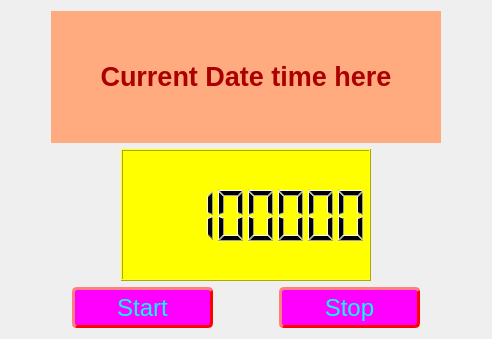
<?xml version="1.0" encoding="UTF-8"?>
<ui version="4.0">
 <class>Form</class>
 <widget class="QWidget" name="Form">
  <property name="geometry">
   <rect>
    <x>0</x>
    <y>0</y>
    <width>492</width>
    <height>339</height>
   </rect>
  </property>
  <property name="font">
   <font>
    <pointsize>20</pointsize>
   </font>
  </property>
  <property name="windowTitle">
   <string>Form</string>
  </property>
  <layout class="QGridLayout" name="gridLayout">
   <item row="0" column="0">
    <layout class="QVBoxLayout" name="verticalLayout_2">
     <item>
      <layout class="QHBoxLayout" name="horizontalLayout_2" stretch="0,2,0">
       <item>
        <spacer name="horizontalSpacer_4">
         <property name="orientation">
          <enum>Qt::Horizontal</enum>
         </property>
         <property name="sizeHint" stdset="0">
          <size>
           <width>40</width>
           <height>20</height>
          </size>
         </property>
        </spacer>
       </item>
       <item>
        <widget class="QLabel" name="disp_label">
         <property name="minimumSize">
          <size>
           <width>301</width>
           <height>71</height>
          </size>
         </property>
         <property name="font">
          <font>
           <pointsize>18</pointsize>
           <italic>false</italic>
           <bold>true</bold>
          </font>
         </property>
         <property name="styleSheet">
          <string notr="true">background-color: rgb(255, 170, 127);
border-color: rgb(0, 255, 255);
border-width: 10px;</string>
         </property>
         <property name="text">
          <string>&lt;html&gt;&lt;head/&gt;&lt;body&gt;&lt;p align=&quot;center&quot;&gt;&lt;span style=&quot; font-size:20pt; font-weight:700; color:#aa0000;&quot;&gt;Current Date time here&lt;/span&gt;&lt;/p&gt;&lt;/body&gt;&lt;/html&gt;</string>
         </property>
         <property name="alignment">
          <set>Qt::AlignCenter</set>
         </property>
        </widget>
       </item>
       <item>
        <spacer name="horizontalSpacer_5">
         <property name="orientation">
          <enum>Qt::Horizontal</enum>
         </property>
         <property name="sizeHint" stdset="0">
          <size>
           <width>40</width>
           <height>20</height>
          </size>
         </property>
        </spacer>
       </item>
      </layout>
     </item>
     <item>
      <layout class="QHBoxLayout" name="horizontalLayout_3">
       <item>
        <spacer name="horizontalSpacer_6">
         <property name="orientation">
          <enum>Qt::Horizontal</enum>
         </property>
         <property name="sizeHint" stdset="0">
          <size>
           <width>40</width>
           <height>20</height>
          </size>
         </property>
        </spacer>
       </item>
       <item>
        <widget class="QLCDNumber" name="disp_clock">
         <property name="minimumSize">
          <size>
           <width>250</width>
           <height>81</height>
          </size>
         </property>
         <property name="layoutDirection">
          <enum>Qt::LeftToRight</enum>
         </property>
         <property name="styleSheet">
          <string notr="true">background-color: rgb(255, 255, 0);</string>
         </property>
         <property name="digitCount">
          <number>8</number>
         </property>
         <property name="intValue" stdset="0">
          <number>12345678</number>
         </property>
        </widget>
       </item>
       <item>
        <spacer name="horizontalSpacer_7">
         <property name="orientation">
          <enum>Qt::Horizontal</enum>
         </property>
         <property name="sizeHint" stdset="0">
          <size>
           <width>40</width>
           <height>20</height>
          </size>
         </property>
        </spacer>
       </item>
      </layout>
     </item>
     <item>
      <layout class="QHBoxLayout" name="horizontalLayout">
       <item>
        <spacer name="horizontalSpacer_2">
         <property name="orientation">
          <enum>Qt::Horizontal</enum>
         </property>
         <property name="sizeHint" stdset="0">
          <size>
           <width>40</width>
           <height>20</height>
          </size>
         </property>
        </spacer>
       </item>
       <item>
        <widget class="QPushButton" name="start_btn">
         <property name="minimumSize">
          <size>
           <width>141</width>
           <height>41</height>
          </size>
         </property>
         <property name="font">
          <font>
           <pointsize>18</pointsize>
          </font>
         </property>
         <property name="styleSheet">
          <string notr="true">QPushButton::hover
{
color: rgb(0, 0, 0);
background-color : lightgreen;
border-style: outset;
border-width: 3px;
border-radius: 5px;
border-color: rgb(255, 0, 0);
padding: 2px;
}
QPushButton
{
color: rgb(0, 255, 255);
background-color: rgb(255, 0, 255);
border-style: outset;
border-width: 3px;
border-radius: 5px;
border-color: rgb(255, 0, 0);
padding: 2px;
}</string>
         </property>
         <property name="text">
          <string>Start</string>
         </property>
        </widget>
       </item>
       <item>
        <spacer name="horizontalSpacer">
         <property name="orientation">
          <enum>Qt::Horizontal</enum>
         </property>
         <property name="sizeHint" stdset="0">
          <size>
           <width>40</width>
           <height>20</height>
          </size>
         </property>
        </spacer>
       </item>
       <item>
        <widget class="QPushButton" name="stop_btn">
         <property name="minimumSize">
          <size>
           <width>141</width>
           <height>41</height>
          </size>
         </property>
         <property name="font">
          <font>
           <pointsize>18</pointsize>
          </font>
         </property>
         <property name="styleSheet">
          <string notr="true">QPushButton::hover
{
color: rgb(0, 0, 0);
background-color : lightgreen;
border-style: outset;
border-width: 3px;
border-radius: 5px;
border-color: rgb(255, 0, 0);
padding: 2px;
}
QPushButton
{
color: rgb(0, 255, 255);
background-color: rgb(255, 0, 255);
border-style: outset;
border-width: 3px;
border-radius: 5px;
border-color: rgb(255, 0, 0);
padding: 2px;
}</string>
         </property>
         <property name="text">
          <string>Stop</string>
         </property>
        </widget>
       </item>
       <item>
        <spacer name="horizontalSpacer_3">
         <property name="orientation">
          <enum>Qt::Horizontal</enum>
         </property>
         <property name="sizeHint" stdset="0">
          <size>
           <width>40</width>
           <height>20</height>
          </size>
         </property>
        </spacer>
       </item>
      </layout>
     </item>
    </layout>
   </item>
  </layout>
 </widget>
 <resources/>
 <connections/>
</ui>
